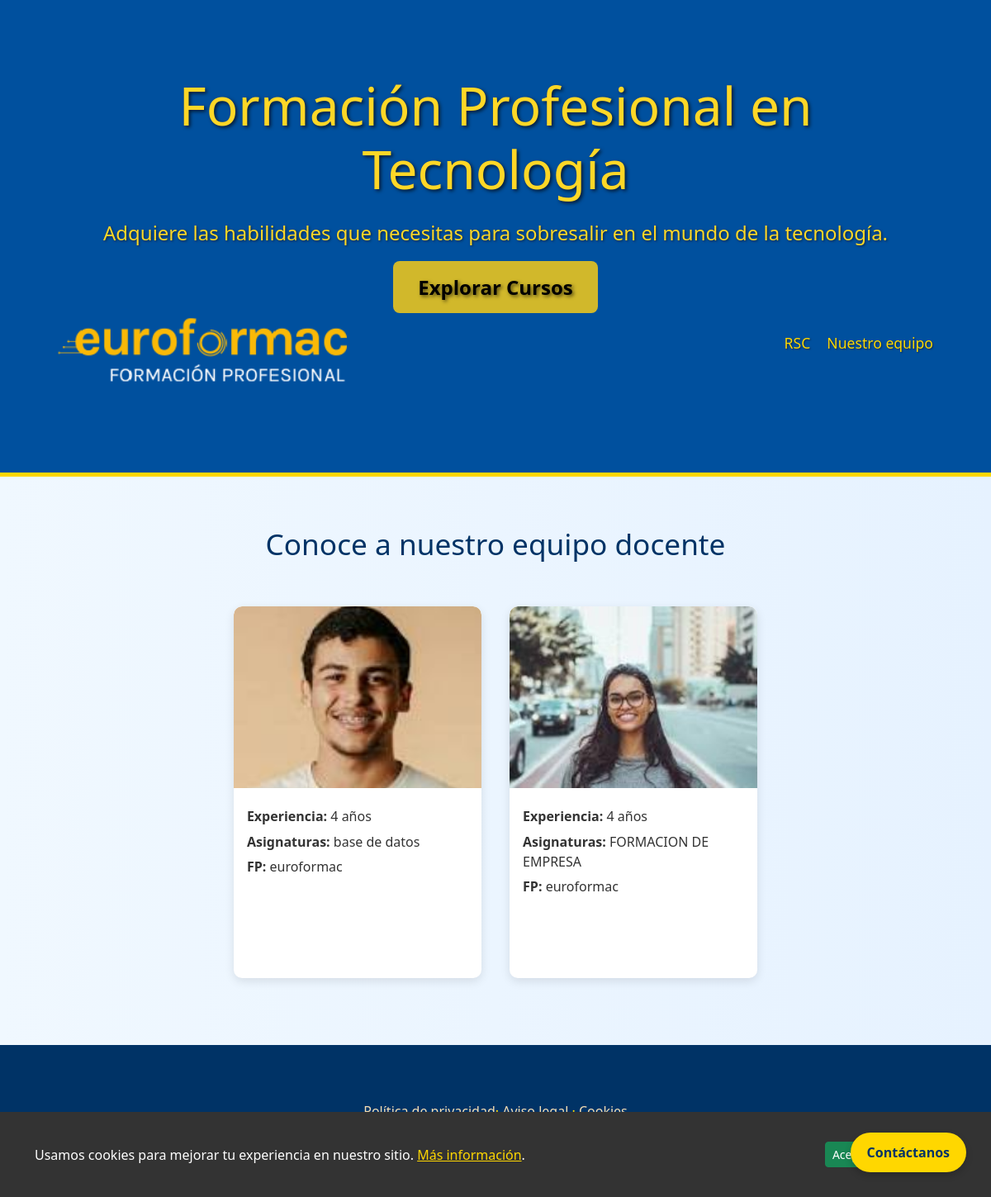
Page /nosotros/equipo on the committed database.
### inicio/models.py (models this page shows, shortened)
class Profesor(models.Model):
    nombre = models.CharField(max_length=100)
    apellido = models.CharField(max_length=100, default='Sin apellido')
    slug = models.SlugField(unique=True)
    experiencia = models.IntegerField()
    asignaturas = models.CharField(max_length=255)
    fp = models.CharField(max_length=100)
    imagen = models.ImageField(upload_to='imagenes_profesores/')
    centros_trabajo = models.TextField()
    formacion = models.TextField()

### inicio/views.py (the view)
# urls.py: path('equipo', views.equipo, name='equipo'),
def equipo(request):
    profesores = Profesor.objects.all()
    return render(request, 'equipo.html', {'profesores': profesores})

### inicio/templates/equipo.html
{% extends "base.html" %}
{% block content %}
<div class="equipo-container">
  <h2>Conoce a nuestro equipo docente</h2>
  {% for profesor in profesores %}
    <a href="{% url 'profesor_detalle' slug=profesor.slug %}" class="profesor-card">
      <img src="{{ profesor.imagen.url }}" alt="{{ profesor.nombre }}" class="foto-profesor">
      <div class="info-profesor">
        <p><strong>Experiencia:</strong> {{ profesor.experiencia }} años</p>
        <p><strong>Asignaturas:</strong> {{ profesor.asignaturas }}</p>
        <p><strong>FP:</strong> {{ profesor.fp }}</p>
      </div>
    </a>
  {% endfor %}
</div>
{% endblock %}

### inicio/static/estilos/style.css (style rules this page uses)
* { margin: 0; padding: 0; box-sizing: border-box; }

### inicio/static/estilos/pregunta.css (style rules this page uses)
a { color: #007bff; text-decoration: none; font-weight: 500; }

### inicio/static/estilos/equipo.css (style rules this page uses)
.equipo-container { padding: 60px 20px; text-align: center; background: linear-gradient(to right, #f0f8ff, #e6f2ff); font-family: 'Segoe UI', Tahoma, Geneva, Verdana, sans-serif; }
.equipo-container h2 { font-size: 2.2rem; margin-bottom: 40px; color: #003366; }
.equipo-container .profesor-card { display: inline-block; width: 300px; margin: 15px; text-decoration: none; background: #ffffff; border-radius: 10px; overflow: hidden; box-shadow: 0 4px 12px rgba(0, 0, 0, 0.1); color: #333; transition: transform 0.2s ease, box-shadow 0.2s ease; height: 450px; }
.foto-profesor { width: 100%; height: 220px; object-fit: cover; border-top-left-radius: 10px; border-top-right-radius: 10px; }
.info-profesor { padding: 1rem; text-align: left; flex-direction: column; justify-content: space-between; }
.info-profesor p { margin: 0.4rem 0; }

### rows in the picture
Profesor: imagen (picture), experiencia "4", asignaturas "base de datos", fp "euroformac"
Profesor: imagen (picture), experiencia "4", asignaturas "FORMACION DE EMPRESA", fp "euroformac"
